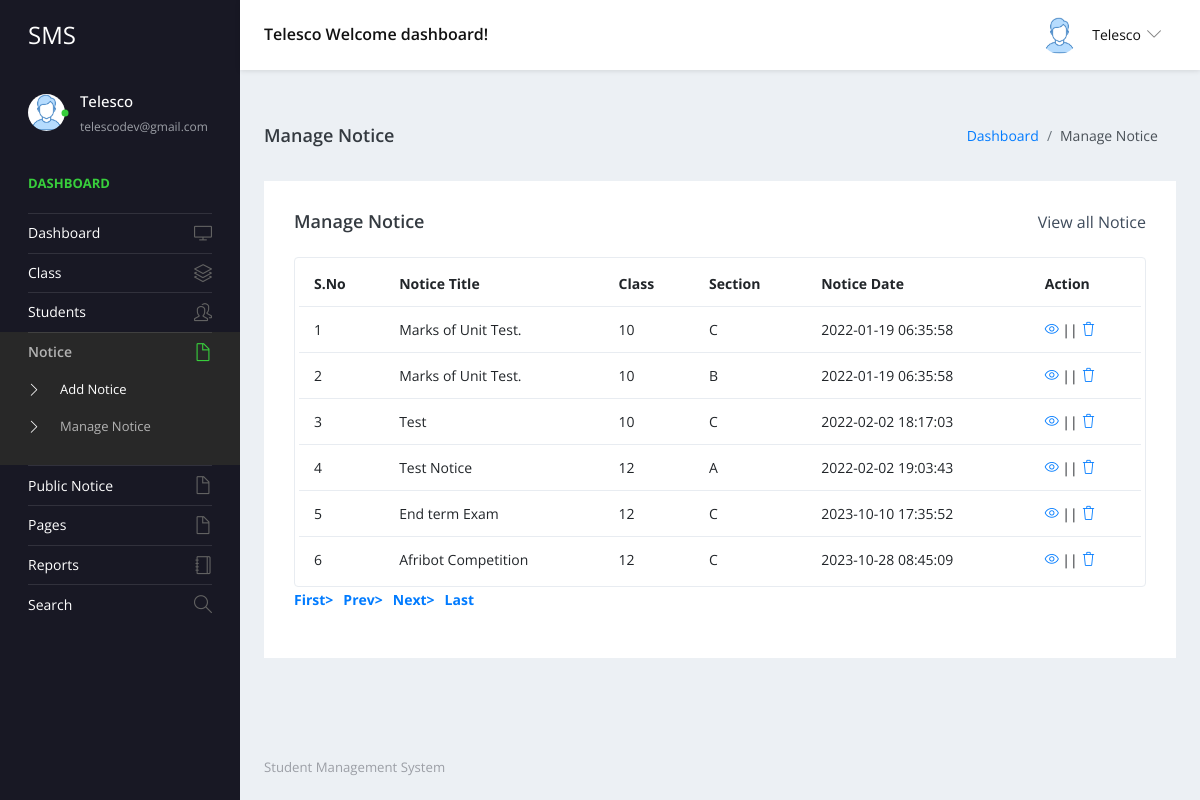
The app's page /admin/manage-notice.php (signed in) with its own data.
### tables this page shows
CREATE TABLE `tblnotice` (
  `ID` int(5) NOT NULL,
  `NoticeTitle` mediumtext DEFAULT NULL,
  `ClassId` int(10) DEFAULT NULL,
  `NoticeMsg` mediumtext DEFAULT NULL,
  `CreationDate` timestamp NULL DEFAULT current_timestamp()
);

CREATE TABLE `tblclass` (
  `ID` int(5) NOT NULL,
  `ClassName` varchar(50) DEFAULT NULL,
  `Section` varchar(20) DEFAULT NULL,
  `CreationDate` timestamp NULL DEFAULT current_timestamp()
);

### admin/manage-notice.php (the view, shortened to what this page needs)
<?php
include('includes/dbconnection.php');
if (strlen($_SESSION['sturecmsaid']==0)) {
  header('location:logout.php');
  } else{
?>
<!DOCTYPE html>
<html lang="en">
  <head>
    <link rel="stylesheet" href="vendors/simple-line-icons/css/simple-line-icons.css">
    <link rel="stylesheet" href="vendors/flag-icon-css/css/flag-icon.min.css">
    <link rel="stylesheet" href="vendors/css/vendor.bundle.base.css">
    <link rel="stylesheet" href="./vendors/daterangepicker/daterangepicker.css">
    <link rel="stylesheet" href="./vendors/chartist/chartist.min.css">
    <link rel="stylesheet" href="./css/style.css">
  </head>
  <body>
    <div class="container-scroller">
     <?php include_once('includes/header.php');?>
      <div class="container-fluid page-body-wrapper">
        <?php include_once('includes/sidebar.php');?>
        <div class="main-panel">
          <div class="content-wrapper">
             <div class="page-header">
              <h3 class="page-title"> Manage Notice </h3>
              <nav aria-label="breadcrumb">
                <ol class="breadcrumb">
                  <li class="breadcrumb-item"><a href="dashboard.php">Dashboard</a></li>
                  <li class="breadcrumb-item active" aria-current="page"> Manage Notice</li>
                </ol>
              </nav>
            </div>
            <div class="row">
              <div class="col-md-12 grid-margin stretch-card">
                <div class="card">
                  <div class="card-body">
                    <div class="d-sm-flex align-items-center mb-4">
                      <h4 class="card-title mb-sm-0">Manage Notice</h4>
                      <a href="#" class="text-dark ml-auto mb-3 mb-sm-0"> View all Notice</a>
                    </div>
                    <div class="table-responsive border rounded p-1">
                      <table class="table">
                        <thead>
                          <tr>
                            <th class="font-weight-bold">S.No</th>
                            <th class="font-weight-bold">Notice Title</th>
                            <th class="font-weight-bold">Class</th>
                            <th class="font-weight-bold">Section</th>
                            <th class="font-weight-bold">Notice Date</th>
                            <th class="font-weight-bold">Action</th>
                          </tr>
                        </thead>
                        <tbody>
                           <?php
                           if (isset($_GET['pageno'])) {
            $pageno = $_GET['pageno'];
        } else {
            $pageno = 1;
        }
        $no_of_records_per_page =15;
        $offset = ($pageno-1) * $no_of_records_per_page;
       $ret = "SELECT ID FROM tblnotice";
$query1 = $dbh -> prepare($ret);
$query1->execute();
$total_rows=$query1->rowCount();
$total_pages = ceil($total_rows / $no_of_records_per_page);
$sql="SELECT tblclass.ID,tblclass.ClassName,tblclass.Section,tblnotice.NoticeTitle,tblnotice.CreationDate,tblnotice.ClassId,tblnotice.ID as nid from tblnotice join tblclass on tblclass.ID=tblnotice.ClassId LIMIT $offset, $no_of_records_per_page";
$query = $dbh -> prepare($sql);
$query->execute();
$results=$query->fetchAll(PDO::FETCH_OBJ);
$cnt=1;
if($query->rowCount() > 0)
{
foreach($results as $row)
{               ?>
                          <tr>
                            <td><?php echo htmlentities($cnt);?></td>
                            <td><?php  echo htmlentities($row->NoticeTitle);?></td>
                            <td><?php  echo htmlentities($row->ClassName);?></td>
                            <td><?php  echo htmlentities($row->Section);?></td>
                            <td><?php  echo htmlentities($row->CreationDate);?></td>
                            <td>
                              <div><a href="edit-notice-detail.php?editid=<?php echo htmlentities ($row->ID);?>"><i class="icon-eye"></i></a>
                                                || <a href="manage-notice.php?delid=<?php echo ($row->ID);?>" onclick="return confirm('Do you really want to Delete ?');"> <i class="icon-trash"></i></a></div>
                            </td>
                          </tr><?php $cnt=$cnt+1;}} ?>
                        </tbody>
                      </table>
                    </div>
                   <div align="left">
    <ul class="pagination" >
        <li><a href="?pageno=1"><strong>First></strong></a></li>
        <li class="<?php if($pageno <= 1){ echo 'disabled'; } ?>">
            <a href="<?php if($pageno <= 1){ echo '#'; } else { echo "?pageno=".($pageno - 1); } ?>"><strong style="padding-left: 10px">Prev></strong></a>
        </li>
        <li class="<?php if($pageno >= $total_pages){ echo 'disabled'; } ?>">
            <a href="<?php if($pageno >= $total_pages){ echo '#'; } else { echo "?pageno=".($pageno + 1); } ?>"><strong style="padding-left: 10px">Next></strong></a>
        </li>
        <li><a href="?pageno=<?php echo $total_pages; ?>"><strong style="padding-left: 10px">Last</strong></a></li>
    </ul>
</div>
                  </div>
                </div>
              </div>
            </div>
          </div>
         <?php include_once('includes/footer.php');?>
        </div>
      </div>
    </div>
  </body>
</html><?php }  ?>

### admin/includes/header.php (shortened to what this page needs)
 <nav class="navbar default-layout-navbar col-lg-12 col-12 p-0 fixed-top d-flex flex-row">
        <div class="navbar-brand-wrapper d-flex align-items-center">
          <a class="navbar-brand brand-logo" href="dashboard.php">
            <strong style="color: white;">SMS</strong>
          </a>
        </div><?php
         $aid= $_SESSION['sturecmsaid'];
$sql="SELECT * from tbladmin where ID=:aid";
$query = $dbh -> prepare($sql);
$query->bindParam(':aid',$aid,PDO::PARAM_STR);
$query->execute();
$results=$query->fetchAll(PDO::FETCH_OBJ);
$cnt=1;
if($query->rowCount() > 0)
{
foreach($results as $row)
{               ?>
        <div class="navbar-menu-wrapper d-flex align-items-center flex-grow-1">
          <h5 class="mb-0 font-weight-medium d-none d-lg-flex"><?php  echo htmlentities($row->AdminName);?> Welcome dashboard!</h5>
          <ul class="navbar-nav navbar-nav-right ml-auto">
            <li class="nav-item dropdown d-none d-xl-inline-flex user-dropdown">
              <a class="nav-link dropdown-toggle" id="UserDropdown" href="#" data-toggle="dropdown" aria-expanded="false">
                <img class="img-xs rounded-circle ml-2" src="images/faces/face8.jpg" alt="Profile image"> <span class="font-weight-normal"> <?php  echo htmlentities($row->AdminName);?> </span></a>
                <?php $cnt=$cnt+1;}} ?>
            </li>
          </ul>
        </div>
      </nav>

### admin/includes/sidebar.php (shortened to what this page needs)
<nav class="sidebar sidebar-offcanvas" id="sidebar">
          <ul class="nav">
            <li class="nav-item nav-profile">
              <a href="#" class="nav-link">
                <div class="profile-image">
                  <img class="img-xs rounded-circle" src="images/faces/face8.jpg" alt="profile image">
                  <div class="dot-indicator bg-success"></div>
                </div>
                <div class="text-wrapper">
                  <?php
         $aid= $_SESSION['sturecmsaid'];
$sql="SELECT * from tbladmin where ID=:aid";
$query = $dbh -> prepare($sql);
$query->bindParam(':aid',$aid,PDO::PARAM_STR);
$query->execute();
$results=$query->fetchAll(PDO::FETCH_OBJ);
$cnt=1;
if($query->rowCount() > 0)
{
foreach($results as $row)
{               ?>
                  <p class="profile-name"><?php  echo htmlentities($row->AdminName);?></p>
                  <p class="designation"><?php  echo htmlentities($row->Email);?></p><?php $cnt=$cnt+1;}} ?>
                </div>
              </a>
            </li>
            <li class="nav-item nav-category">
              <span class="nav-link">Dashboard</span>
            </li>
            <li class="nav-item">
              <a class="nav-link" href="dashboard.php">
                <span class="menu-title">Dashboard</span>
                <i class="icon-screen-desktop menu-icon"></i>
              </a>
            </li>
            <li class="nav-item">
              <a class="nav-link" data-toggle="collapse" href="#ui-basic" aria-expanded="false" aria-controls="ui-basic">
                <span class="menu-title">Class</span>
                <i class="icon-layers menu-icon"></i>
              </a>
            </li>
            <li class="nav-item">
              <a class="nav-link" data-toggle="collapse" href="#ui-basic1" aria-expanded="false" aria-controls="ui-basic1">
                <span class="menu-title">Students</span>
                <i class="icon-people menu-icon"></i>
              </a>
            </li>
            <li class="nav-item">
              <a class="nav-link" data-toggle="collapse" href="#auth" aria-expanded="false" aria-controls="auth">
                <span class="menu-title">Notice</span>
                <i class="icon-doc menu-icon"></i>
              </a>
              <div class="collapse" id="auth">
                <ul class="nav flex-column sub-menu">
                  <li class="nav-item"> <a class="nav-link" href="add-notice.php"> Add Notice </a></li>
                  <li class="nav-item"> <a class="nav-link" href="manage-notice.php"> Manage Notice </a></li>
                </ul>
              </div>
            </li>
            <li class="nav-item">
              <a class="nav-link" data-toggle="collapse" href="#auth1" aria-expanded="false" aria-controls="auth">
                <span class="menu-title">Public Notice</span>
                <i class="icon-doc menu-icon"></i>
              </a>
              <li class="nav-item">
              <a class="nav-link" data-toggle="collapse" href="#auth2" aria-expanded="false" aria-controls="auth">
                <span class="menu-title">Pages</span>
                <i class="icon-doc menu-icon"></i>
              </a>
            </li>
              <li class="nav-item">
              <a class="nav-link" href="between-dates-reports.php">
                <span class="menu-title">Reports</span>
                <i class="icon-notebook menu-icon"></i>
              </a>
            </li>
            <li class="nav-item">
              <a class="nav-link" href="search.php">
                <span class="menu-title">Search</span>
                <i class="icon-magnifier menu-icon"></i>
              </a>
            </li>
            </li>
          </ul>
        </nav>

### records on screen
tblnotice: NoticeTitle "Marks of Unit Test.", ClassId.ClassName "10", ClassId.Section "C", CreationDate "2022-01-19 06:35:58"
tblnotice: NoticeTitle "Marks of Unit Test.", ClassId.ClassName "10", ClassId.Section "B", CreationDate "2022-01-19 06:35:58"
tblnotice: NoticeTitle "Test", ClassId.ClassName "10", ClassId.Section "C", CreationDate "2022-02-02 18:17:03"
tblnotice: NoticeTitle "Test Notice", ClassId.ClassName "12", ClassId.Section "A", CreationDate "2022-02-02 19:03:43"
tblnotice: NoticeTitle "End term Exam", ClassId.ClassName "12", ClassId.Section "C", CreationDate "2023-10-10 17:35:52"
tblnotice: NoticeTitle "Afribot Competition", ClassId.ClassName "12", ClassId.Section "C", CreationDate "2023-10-28 08:45:09"

### other values on screen
$row->AdminName "Telesco"
$row->Email "telescodev@gmail.com"
